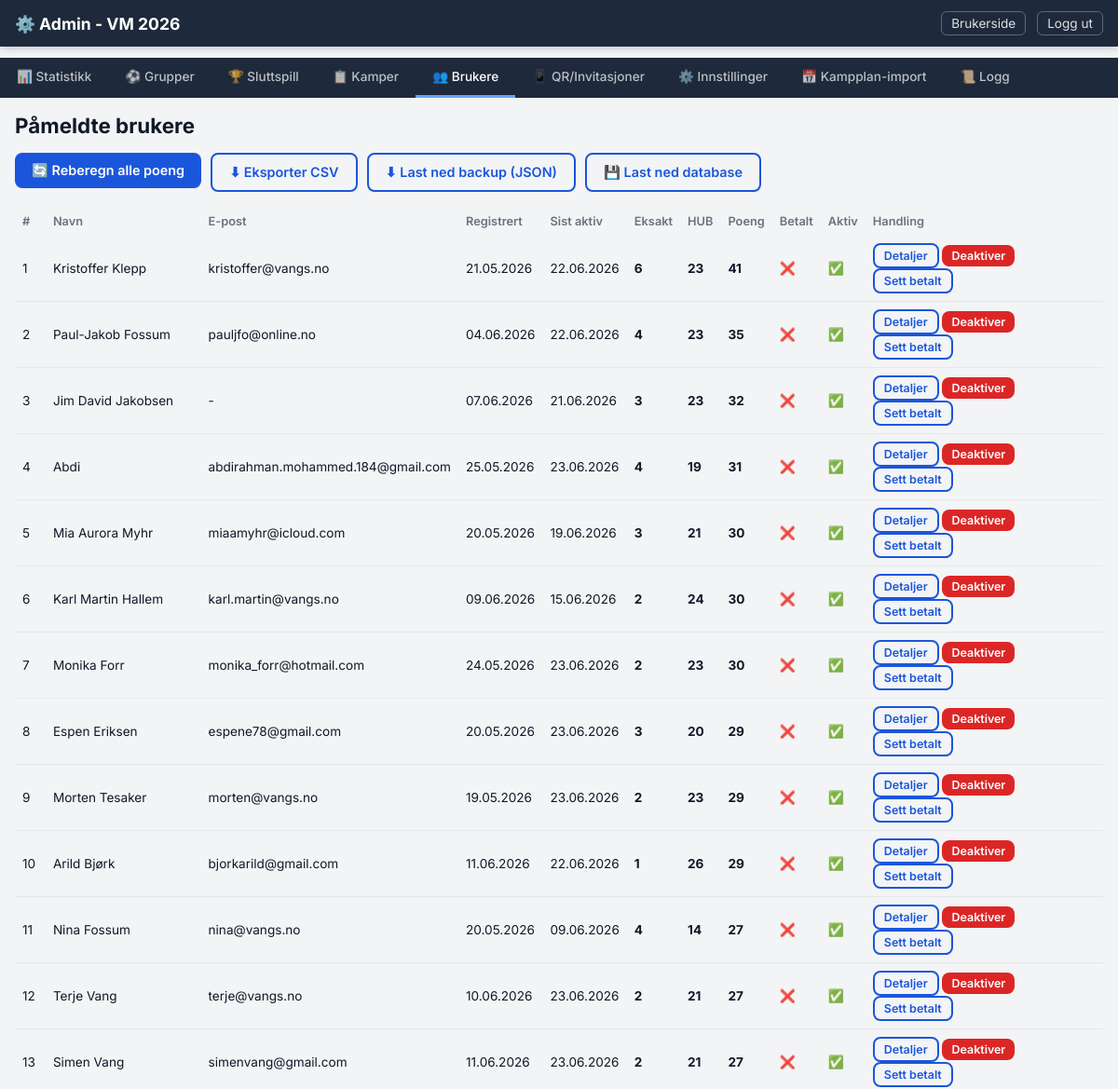
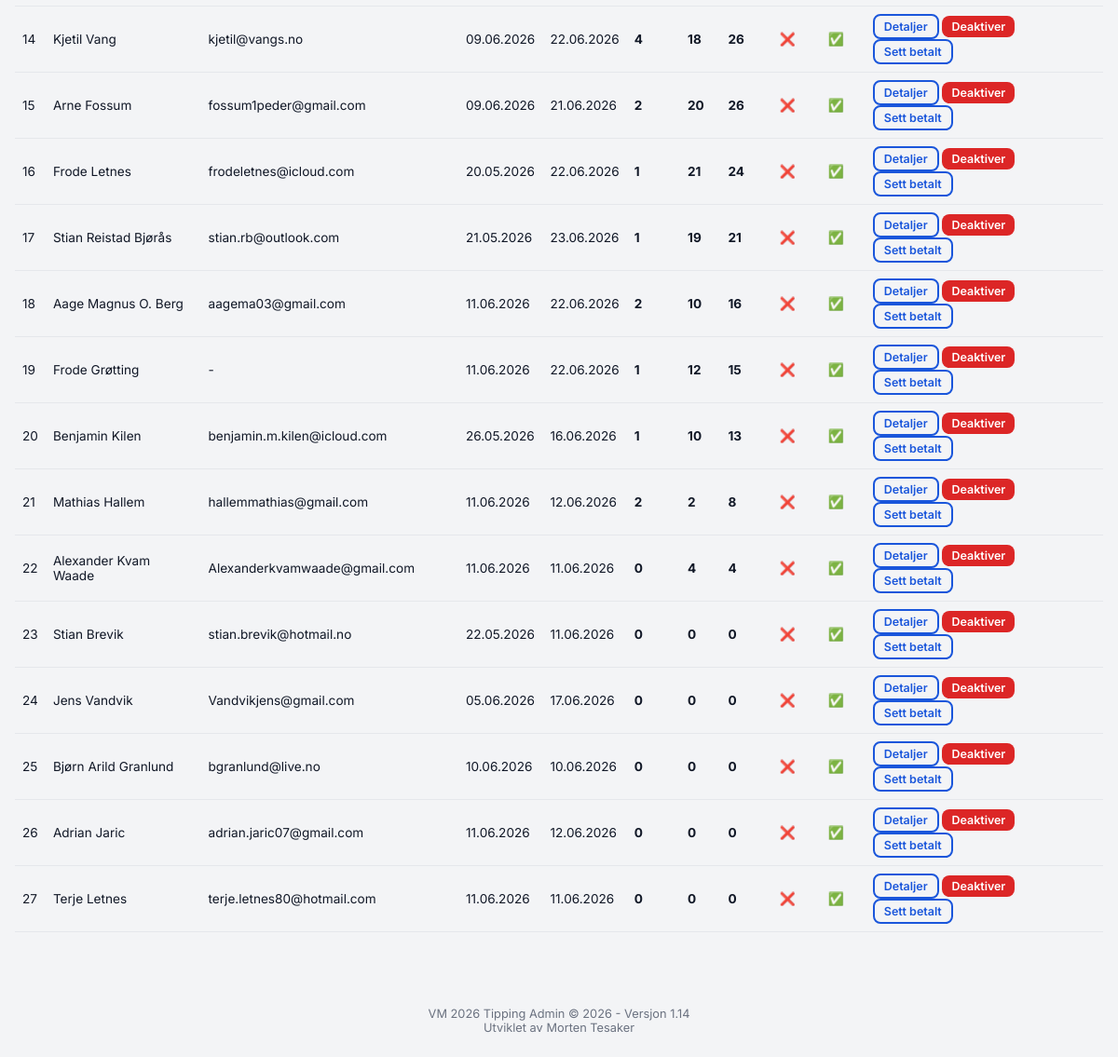
/admin/tab/users (signed in), run on the app's committed database (2 pictures, top to bottom).
### models.py (models this page shows)
class User(db.Model):
    __tablename__ = "users"
    id = db.Column(db.Integer, primary_key=True)
    name = db.Column(db.String(100), nullable=False)
    email = db.Column(db.String(200), nullable=True)
    token = db.Column(db.String(64), unique=True, nullable=False)
    created_at = db.Column(db.DateTime, default=now_utc)
    last_seen_at = db.Column(db.DateTime, nullable=True)
    is_active = db.Column(db.Boolean, default=True)
    has_paid = db.Column(db.Boolean, default=False)
    anonymous_label = db.Column(db.String(50), nullable=True)  # "Spiller 1" etc.
    predictions = db.relationship("UserPrediction", back_populates="user", lazy="dynamic")
    group_predictions = db.relationship("GroupPrediction", back_populates="user", lazy="dynamic")
    score_caches = db.relationship("ScoreCache", back_populates="user", lazy="dynamic")

### routes_admin.py (the view, shortened to what this page needs)
@admin_bp.route("/tab/<tab>")
def tab(tab):
    if not admin_required():
        return redirect(url_for("admin.login"))
    groups = Group.query.order_by(Group.name).all()
    teams = Team.query.order_by(Team.name).all()
    group_matches = Match.query.filter_by(phase="group").order_by(Match.match_number).all()
    knockout_matches = Match.query.filter_by(phase="knockout").order_by(Match.match_number).all()
    all_matches = Match.query.order_by(Match.match_number).all()
    users = User.query.order_by(User.created_at.desc()).all()
    invite_tokens = InviteToken.query.order_by(InviteToken.created_at.desc()).all()
    standings_by_group = {}
    for group in groups:
        st = GroupStanding.query.filter_by(group_id=group.id).all()
        if st:
            standings_by_group[group.id] = sorted(st, key=lambda s: s.rank or 99)
    comp_settings = {s.key: s.value for s in CompetitionSetting.query.all()}
    score_settings = {s.key: s.value for s in ScoreSetting.query.all()}
    prize_summary = get_prize_pool_summary()
    scoreboard = get_scoreboard()
    statistics = get_statistics()
    audit_logs = AdminAuditLog.query.order_by(AdminAuditLog.id.desc()).limit(200).all()
    return render_template("admin.html",
        active_tab=tab,
        groups=groups,
        teams=teams,
        group_matches=group_matches,
        knockout_matches=knockout_matches,
        all_matches=all_matches,
        users=users,
        invite_tokens=invite_tokens,
        standings_by_group=standings_by_group,
        comp_settings=comp_settings,
        prize_summary=prize_summary,
        score_settings=score_settings,
        default_scores=DEFAULT_SCORES,
        scoreboard=scoreboard,
        statistics=statistics,
        audit_logs=audit_logs,
    )

### models.py (called while the page is built)
    @property
    def rank(self):
        return self.manual_rank_override if self.manual_rank_override is not None else self.calculated_rank

    @classmethod
    def get(cls, key, default=None):
        row = cls.query.filter_by(key=key).first()
        if row:
            try:
                return int(row.value)
            except (ValueError, TypeError):
                return row.value
        return default

    @classmethod
    def get(cls, key, default=None):
        row = cls.query.filter_by(key=key).first()
        return row.value if row else default

### routes_admin.py (called while the page is built)
def admin_required():
    return session.get("admin_logged_in") is True

### scoring.py (called while the page is built)
def get_score_settings():
    settings = {}
    for k, v in DEFAULT_SCORES.items():
        settings[k] = ScoreSetting.get(k, v)
    return settings

def get_prize_pool_summary():
    raw_entry_fee = CompetitionSetting.get("entry_fee", "250")
    try:
        entry_fee = int(float(raw_entry_fee))
    except (ValueError, TypeError):
        entry_fee = 250
    entry_fee = max(0, entry_fee)
    participants = User.query.filter_by(is_active=True).count()
    gross_amount = participants * entry_fee
    admin_fee_percent = 9
    net_amount = gross_amount * (100 - admin_fee_percent) / 100.0
    if net_amount <= 0:
        prize_pool = 0
    else:
        prize_pool = int(math.ceil(net_amount / 25.0) * 25)
    return {
        "entry_fee": entry_fee,
        "participants": participants,
        "gross_amount": gross_amount,
        "admin_fee_percent": admin_fee_percent,
        "net_amount": int(round(net_amount)),
        "prize_pool": prize_pool,
    }

def calc_hub(home, away):
    if home > away:
        return "H"
    elif home == away:
        return "U"
    else:
        return "B"

def get_user_total_points(user_id):
    result = db.session.query(func.sum(ScoreCache.points)).filter_by(user_id=user_id).scalar()
    return result or 0

def get_user_score_breakdown(user_id):
    caches = ScoreCache.query.filter_by(user_id=user_id).all()
    breakdown = {k: 0 for k in SCORE_KEYS}
    for c in caches:
        if c.category in breakdown:
            breakdown[c.category] = c.points
    return breakdown

### templates/admin.html (shortened to what this page needs)
<!DOCTYPE html>
<html lang="no">
<head>
  <link rel="stylesheet" href="{{ url_for('static', filename='style.css') }}">
</head>
<body>
  <nav class="navbar admin-navbar">
    <div class="navbar-inner">
      <a href="{{ url_for('admin.tab', tab='groups') }}" class="navbar-brand">⚙️ Admin - VM 2026</a>
      <div class="navbar-links">
        <a href="{{ url_for('user.index') }}" class="nav-link-small">Brukerside</a>
        <a href="{{ url_for('admin.logout') }}" class="nav-link-small">Logg ut</a>
      </div>
    </div>
  </nav>
  <div class="admin-tab-bar">
    {% set tabs = [
      ('statistics', '📊 Statistikk'),
      ('groups', '⚽ Grupper'),
      ('knockout', '🏆 Sluttspill'),
      ('matches', '📋 Kamper'),
      ('users', '👥 Brukere'),
      ('qr', '📱 QR/Invitasjoner'),
      ('settings', '⚙️ Innstillinger'),
      ('schedule', '📅 Kampplan-import'),
      ('log', '📜 Logg'),
    ] %}
    {% for tab_id, tab_label in tabs %}
    <a href="{{ url_for('admin.tab', tab=tab_id) }}"
       class="admin-tab-link {% if active_tab == tab_id %}active{% endif %}">
      {{ tab_label }}
    </a>
    {% endfor %}
  </div>
  <main class="admin-main">
  {% if active_tab == 'users' %}
  <div class="admin-section">
    <h2>Påmeldte brukere</h2>
    <div class="admin-actions">
      <form method="POST" action="{{ url_for('admin.recalculate') }}" style="display:inline">
        <button type="submit" class="btn btn-primary">🔄 Reberegn alle poeng</button>
      </form>
      <a href="{{ url_for('admin.export_users') }}" class="btn btn-outline">⬇ Eksporter CSV</a>
      <a href="{{ url_for('admin.export_backup_json') }}" class="btn btn-outline">⬇ Last ned backup (JSON)</a>
      <a href="{{ url_for('admin.export_database') }}" class="btn btn-outline">💾 Last ned database</a>
    </div>
    {% if scoreboard %}
    <table class="admin-table">
      <thead>
        <tr><th>#</th><th>Navn</th><th>E-post</th><th>Registrert</th><th>Sist aktiv</th><th>Eksakt</th><th>HUB</th><th>Poeng</th><th>Betalt</th><th>Aktiv</th><th>Handling</th></tr>
      </thead>
      <tbody>
        {% for entry in scoreboard %}
        <tr>
          <td>{{ entry.rank }}</td>
          <td>{{ entry.user.name }}</td>
          <td>{{ entry.user.email or '-' }}</td>
          <td>{{ entry.user.created_at.strftime('%d.%m.%Y') if entry.user.created_at else '-' }}</td>
          <td>{{ entry.user.last_seen_at.strftime('%d.%m.%Y') if entry.user.last_seen_at else '-' }}</td>
          <td><strong>{{ entry.exact_hits }}</strong></td>
          <td><strong>{{ entry.hub_hits }}</strong></td>
          <td><strong>{{ entry.points }}</strong></td>
          <td>{{ '✅' if entry.user.has_paid else '❌' }}</td>
          <td>{{ '✅' if entry.user.is_active else '❌' }}</td>
          <td>
            <a href="{{ url_for('admin.user_detail', user_id=entry.user.id, tab='points') }}" class="btn btn-xs btn-outline">Detaljer</a>
            {% if entry.user.is_active %}
            <form method="POST" action="{{ url_for('admin.deactivate_user', user_id=entry.user.id) }}" style="display:inline">
              <button type="submit" class="btn btn-xs btn-danger" onclick="return confirm('Deaktivere bruker?')">Deaktiver</button>
            </form>
            {% endif %}
            <form method="POST" action="{{ url_for('admin.toggle_paid', user_id=entry.user.id) }}" style="display:inline">
              <button type="submit" class="btn btn-xs btn-outline">{{ 'Fjern betalt' if entry.user.has_paid else 'Sett betalt' }}</button>
            </form>
          </td>
        </tr>
        {% endfor %}
      </tbody>
    </table>
    {% else %}
    <p>Ingen brukere registrert ennå.</p>
    {% endif %}
  </div>
  {% endif %}
  </main>
  <footer class="footer">
    <p>VM 2026 Tipping Admin &copy; 2026 - Versjon {{ app_version }}</p>
    <p>Utviklet av Morten Tesaker</p>
  </footer>
</body>
</html>

### static/style.css (style rules this page uses)
:root { --primary: #1a56db; --primary-dark: #1239a6; --secondary: #6b7280; --success: #059669; --danger: #dc2626; --warning: #d97706; --bg: #f3f4f6; --card-bg: #ffffff; --text: #111827; --text-light: #6b7280; --border: #e5e7eb; --radius: 12px; --radius-sm: 8px; --shadow: 0 2px 8px rgba(0,0,0,0.08); --shadow-lg: 0 4px 24px rgba(0,0,0,0.12); --font: 'Inter', -apple-system, BlinkMacSystemFont, sans-serif; }
* { box-sizing: border-box; margin: 0; padding: 0; }
body { font-family: var(--font); background: var(--bg); color: var(--text); min-height: 100vh; }
.navbar { background: var(--primary); color: white; position: sticky; top: 0; z-index: 100; box-shadow: 0 2px 8px rgba(0,0,0,0.2); }
.admin-navbar { background: #1e293b; }
.navbar-inner { max-width: 1200px; margin: 0 auto; display: flex; justify-content: space-between; align-items: center; padding: 12px 16px; }
.navbar-brand { color: white; text-decoration: none; font-size: 1.1rem; font-weight: 700; }
.navbar-links { display: flex; gap: 12px; }
.nav-link-small { color: rgba(255,255,255,0.85); text-decoration: none; font-size: 0.85rem; padding: 4px 10px; border: 1px solid rgba(255,255,255,0.3); border-radius: 6px; transition: background 0.2s; }
.admin-tab-bar { display: flex; background: #1e293b; overflow-x: auto; scrollbar-width: none; position: sticky; top: 52px; z-index: 90; }
.admin-tab-link { padding: 12px 18px; color: rgba(255,255,255,0.7); text-decoration: none; font-size: 0.85rem; font-weight: 500; white-space: nowrap; border-bottom: 3px solid transparent; transition: all 0.2s; }
.admin-tab-link.active { color: white; border-bottom-color: #60a5fa; }
main { max-width: 1200px; margin: 0 auto; padding: 16px; }
.admin-main { max-width: 1200px; margin: 0 auto; padding: 16px; }
.btn { padding: 10px 18px; border: none; border-radius: var(--radius-sm); font-size: 0.9rem; font-weight: 600; cursor: pointer; text-decoration: none; display: inline-block; transition: all 0.2s; font-family: var(--font); }
.btn-primary { background: var(--primary); color: white; }
.btn-outline { background: transparent; color: var(--primary); border: 2px solid var(--primary); }
.btn-danger { background: var(--danger); color: white; }
.btn-xs { padding: 4px 10px; font-size: 0.78rem; }
.admin-section h2 { font-size: 1.4rem; font-weight: 700; margin-bottom: 16px; }
.admin-actions { display: flex; gap: 10px; margin-bottom: 16px; flex-wrap: wrap; }
.admin-table { width: 100%; border-collapse: collapse; font-size: 0.85rem; }
.admin-table th { background: var(--bg); padding: 8px; text-align: left; font-weight: 600; font-size: 0.8rem; color: var(--text-light); }
.admin-table td { padding: 8px; border-bottom: 1px solid var(--border); }
.footer { text-align: center; padding: 24px; color: var(--text-light); font-size: 0.8rem; margin-top: 40px; }

### data on the page
User: user.name "Kristoffer Klepp", user "kristoffer@vangs.no", user.created_at "21.05.2026", user.last_seen_at "22.06.2026", has_paid "❌", is_active "✅", has_paid "Sett betalt"
User: user.name "Paul-Jakob Fossum", user "pauljfo@online.no", user.created_at "04.06.2026", user.last_seen_at "22.06.2026", has_paid "❌", is_active "✅", has_paid "Sett betalt"
User: user.name "Jim David Jakobsen", user "-", user.created_at "07.06.2026", user.last_seen_at "21.06.2026", has_paid "❌", is_active "✅", has_paid "Sett betalt"
User: user.name "Abdi", user "abdirahman.mohammed.184@gmail.com", user.created_at "25.05.2026", user.last_seen_at "23.06.2026", has_paid "❌", is_active "✅", has_paid "Sett betalt"
User: user.name "Mia Aurora Myhr", user "miaamyhr@icloud.com", user.created_at "20.05.2026", user.last_seen_at "19.06.2026", has_paid "❌", is_active "✅", has_paid "Sett betalt"
User: user.name "Karl Martin Hallem", user "karl.martin@vangs.no", user.created_at "09.06.2026", user.last_seen_at "15.06.2026", has_paid "❌", is_active "✅", has_paid "Sett betalt"
User: user.name "Monika Forr", user "monika_forr@hotmail.com", user.created_at "24.05.2026", user.last_seen_at "23.06.2026", has_paid "❌", is_active "✅", has_paid "Sett betalt"
User: user.name "Espen Eriksen", user "espene78@gmail.com", user.created_at "20.05.2026", user.last_seen_at "23.06.2026", has_paid "❌", is_active "✅", has_paid "Sett betalt"
User: user.name "Morten Tesaker", user "morten@vangs.no", user.created_at "19.05.2026", user.last_seen_at "23.06.2026", has_paid "❌", is_active "✅", has_paid "Sett betalt"
User: user.name "Arild Bjørk", user "bjorkarild@gmail.com", user.created_at "11.06.2026", user.last_seen_at "22.06.2026", has_paid "❌", is_active "✅", has_paid "Sett betalt"
User: user.name "Nina Fossum", user "nina@vangs.no", user.created_at "20.05.2026", user.last_seen_at "09.06.2026", has_paid "❌", is_active "✅", has_paid "Sett betalt"
User: user.name "Terje Vang", user "terje@vangs.no", user.created_at "10.06.2026", user.last_seen_at "23.06.2026", has_paid "❌", is_active "✅", has_paid "Sett betalt"
User: user.name "Simen Vang", user "simenvang@gmail.com", user.created_at "11.06.2026", user.last_seen_at "23.06.2026", has_paid "❌", is_active "✅", has_paid "Sett betalt"
User: user.name "Kjetil Vang", user "kjetil@vangs.no", user.created_at "09.06.2026", user.last_seen_at "22.06.2026", has_paid "❌", is_active "✅", has_paid "Sett betalt"
User: user.name "Arne Fossum", user "fossum1peder@gmail.com", user.created_at "09.06.2026", user.last_seen_at "21.06.2026", has_paid "❌", is_active "✅", has_paid "Sett betalt"
User: user.name "Frode Letnes", user "frodeletnes@icloud.com", user.created_at "20.05.2026", user.last_seen_at "22.06.2026", has_paid "❌", is_active "✅", has_paid "Sett betalt"
User: user.name "Stian Reistad Bjørås", user "stian.rb@outlook.com", user.created_at "21.05.2026", user.last_seen_at "23.06.2026", has_paid "❌", is_active "✅", has_paid "Sett betalt"
User: user.name "Aage Magnus O. Berg", user "aagema03@gmail.com", user.created_at "11.06.2026", user.last_seen_at "22.06.2026", has_paid "❌", is_active "✅", has_paid "Sett betalt"
User: user.name "Frode Grøtting", user "-", user.created_at "11.06.2026", user.last_seen_at "22.06.2026", has_paid "❌", is_active "✅", has_paid "Sett betalt"
User: user.name "Benjamin Kilen", user "benjamin.m.kilen@icloud.com", user.created_at "26.05.2026", user.last_seen_at "16.06.2026", has_paid "❌", is_active "✅", has_paid "Sett betalt"
User: user.name "Mathias Hallem", user "hallemmathias@gmail.com", user.created_at "11.06.2026", user.last_seen_at "12.06.2026", has_paid "❌", is_active "✅", has_paid "Sett betalt"
User: user.name "Alexander Kvam Waade", user "Alexanderkvamwaade@gmail.com", user.created_at "11.06.2026", user.last_seen_at "11.06.2026", has_paid "❌", is_active "✅", has_paid "Sett betalt"
User: user.name "Stian Brevik", user "stian.brevik@hotmail.no", user.created_at "22.05.2026", user.last_seen_at "11.06.2026", has_paid "❌", is_active "✅", has_paid "Sett betalt"
User: user.name "Jens Vandvik", user "Vandvikjens@gmail.com", user.created_at "05.06.2026", user.last_seen_at "17.06.2026", has_paid "❌", is_active "✅", has_paid "Sett betalt"
User: user.name "Bjørn Arild Granlund", user "bgranlund@live.no", user.created_at "10.06.2026", user.last_seen_at "10.06.2026", has_paid "❌", is_active "✅", has_paid "Sett betalt"
User: user.name "Adrian Jaric", user "adrian.jaric07@gmail.com", user.created_at "11.06.2026", user.last_seen_at "12.06.2026", has_paid "❌", is_active "✅", has_paid "Sett betalt"
User: user.name "Terje Letnes", user "terje.letnes80@hotmail.com", user.created_at "11.06.2026", user.last_seen_at "11.06.2026", has_paid "❌", is_active "✅", has_paid "Sett betalt"

### other printed values
{{ tab_label }} "📊 Statistikk" "⚽ Grupper" "🏆 Sluttspill" "📋 Kamper" "👥 Brukere" "📱 QR/Invitasjoner" "⚙️ Innstillinger" "📅 Kampplan-import" "📜 Logg"
{{ entry.rank }} "1" "2" "3" "4" "5" "6" "7" "8" "9" "10" "11" "12" "13" "14" "15" "16" "17" "18" "19" "20" "21" "22" "23" "24" "25" "26" "27"
{{ entry.exact_hits }} "6" "4" "3" "4" "3" "2" "2" "3" "2" "1" "4" "2" "2" "4" "2" "1" "1" "2" "1" "1" "2" "0" "0" "0" "0" "0" "0"
{{ entry.hub_hits }} "23" "23" "23" "19" "21" "24" "23" "20" "23" "26" "14" "21" "21" "18" "20" "21" "19" "10" "12" "10" "2" "4" "0" "0" "0" "0" "0"
{{ entry.points }} "41" "35" "32" "31" "30" "30" "30" "29" "29" "29" "27" "27" "27" "26" "26" "24" "21" "16" "15" "13" "8" "4" "0" "0" "0" "0" "0"
{{ app_version }} "1.14"
